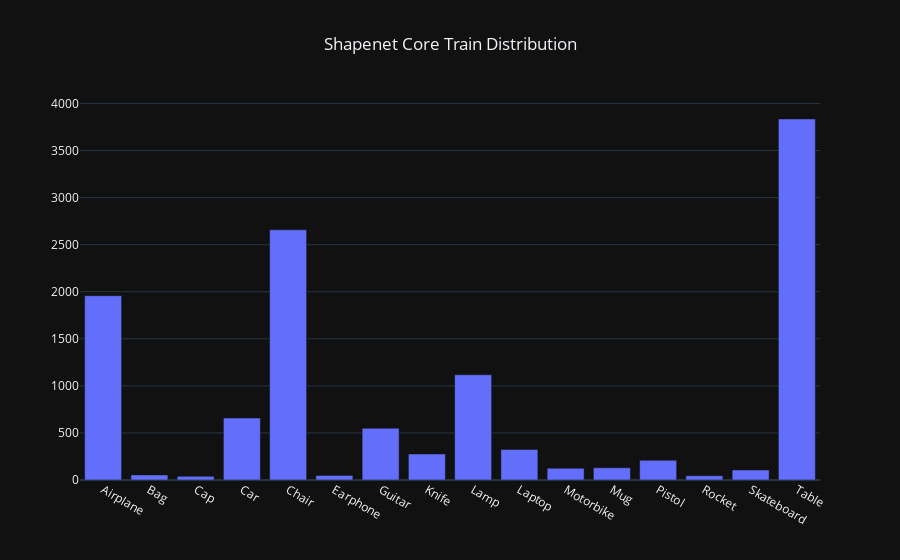

Write notebook code for a chart like this one.
### Markdown cell above
## Shapenet Core Dataset exploration

- Object Classification and part Segmentation Dataset from Point Cloud data
- [Shapenet core](https://shapenet.org/) is a subset of the full ShapeNet dataset 
- It contains single clean 3D models, manually verified category and alignment annotations. 
- 16 classes from 12 categories

### Code cell
train_split_data = json.load(open('Shapenetcore_benchmark/train_split.json', 'r'))
train_class_count = np.array([x[0] for x in train_split_data])

# plot classwise count in train set
train_dist_plots = [go.Bar(x=list(class_name_id_map.keys()), y= np.bincount(train_class_count))]
layout = dict(template="plotly_dark", title="Shapenet Core Train Distribution", title_x=0.5)
fig = go.Figure(data=train_dist_plots, layout=layout)   
fig.show()

### Figure 1 — Plotly figure (JSON) as saved in the notebook; plotly's stock layout.template omitted (floating-point values rounded to 4 significant figures)
{"data": [{"type": "bar", "x": ["Airplane", "Bag", "Cap", "Car", "Chair", "Earphone", "Guitar", "Knife", "Lamp", "Laptop", "Motorbike", "Mug", "Pistol", "Rocket", "Skateboard", "Table"], "y": [1958, 54, 39, 659, 2658, 49, 550, 277, 1118, 324, 125, 130, 209, 46, 106, 3835]}], "layout": {"title": {"text": "Shapenet Core Train Distribution", "x": 0.5}}}
